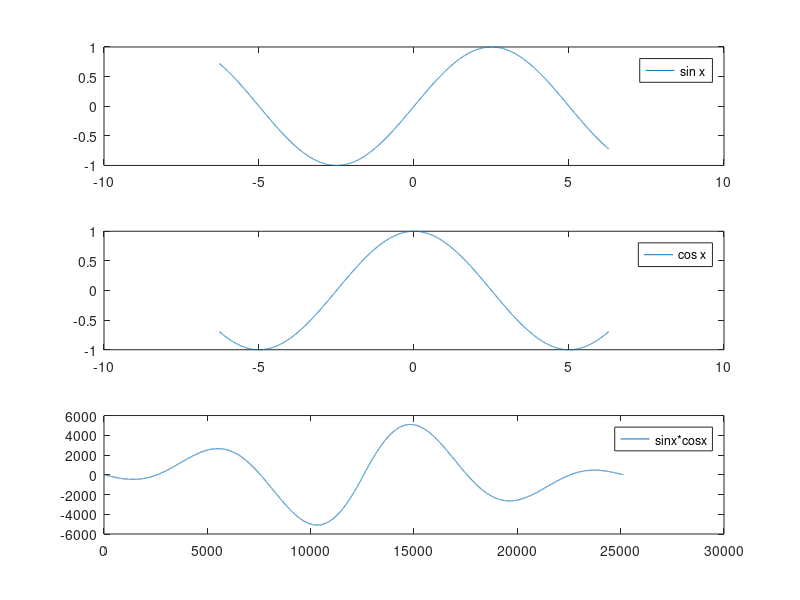

This chart was generated by the following MATLAB code:
%% Convulation of continuos signals ie: sin(wt) and cos(wt)

%% 2D sin wave

t = 0.1;
w = 2*pi*t ;             % angular frequency
t = -2*pi:0.001:2*pi ;   % time axis
x = sin(w*t) ;
subplot(3,1,1) ;
plot(t,x) ;
legend("sin x ")

% 2D plot of cos wave  

y = cos(w*t) ;
subplot(3,1,2) ;
plot(t,y) ;
legend("cos x")

% Convulation of sin x and cos x 

m = conv(x,y) ;
subplot (3,1,3) ;
plot(m) ;
legend("sinx*cosx")
